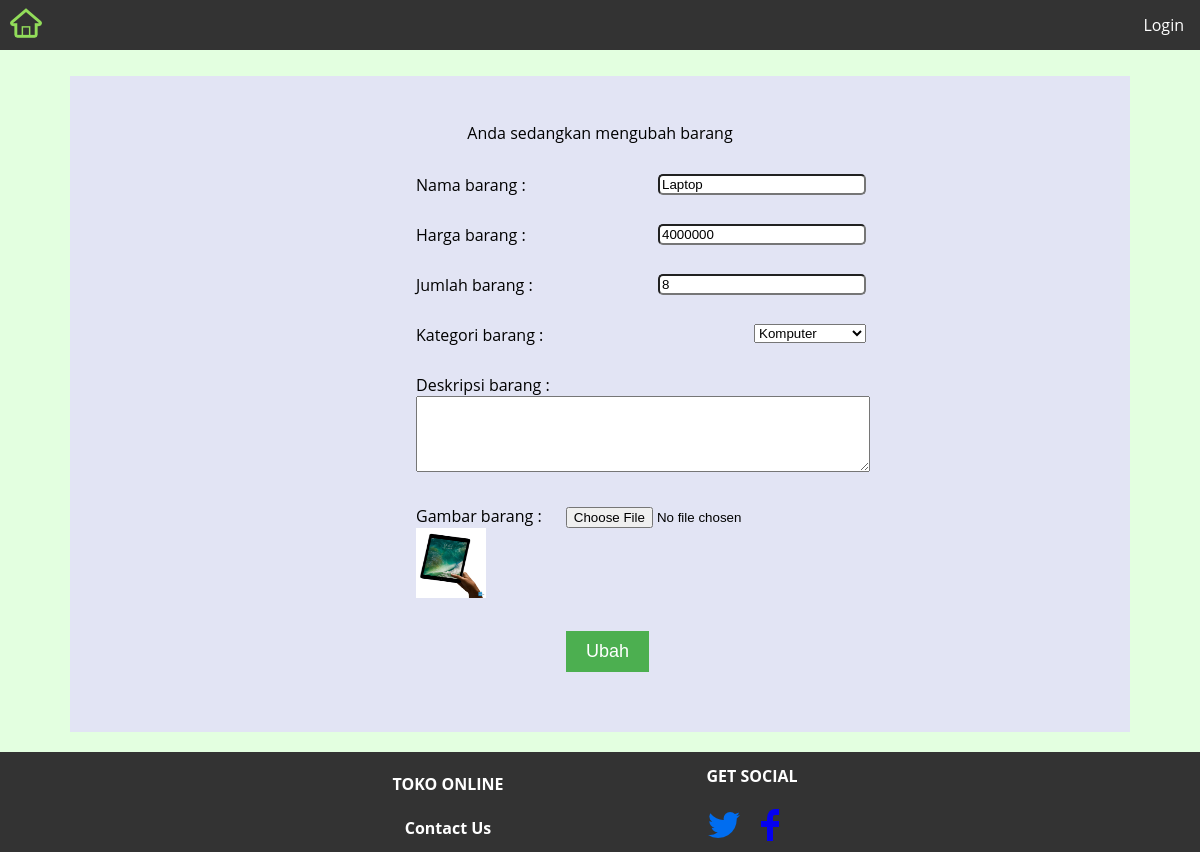
Page /admin_page_product_add.php?id=4 on the committed database.
### tables this page shows
CREATE TABLE `webprog_barang` (
  `barang_id` int(11) NOT NULL,
  `barang_nama` varchar(255) NOT NULL,
  `barang_harga` int(11) NOT NULL,
  `barang_kategori` int(11) NOT NULL,
  `barang_jumlah` int(11) NOT NULL,
  `barang_gambar` varchar(255) NOT NULL,
  `barang_tanggal_tambah` varchar(255) NOT NULL,
  `barang_keterangan` varchar(1024) NOT NULL
);

### admin_page_product_add.php (the view, shortened to what this page needs)
<?php
	include 'header.php';
?>
<section>
	<div class="admin-page admin">
		<form style="margin: auto; width: 1000px; text-align:center; " action="action.php" method="post" enctype="multipart/form-data">
			<?php
				if(isset($_GET['id']))
				{
					$data = getBarangByID($_GET['id']);
					?>
						<p>
							Anda sedangkan mengubah barang
						</p>
						<ul>
							<li>Nama barang : <input class="admin_form" type="text" id="nama_barang" name="nama_barang" required value="<?php echo $data->isi->nama;?>"/></li>
							<li>Harga barang : <input class="admin_form" type="number" id="harga_barang" name="harga_barang" min="0" required value="<?php echo $data->isi->harga;?>"/></li>
							<li>Jumlah barang : <input class="admin_form" type="number" id="jumlah_barang" name="jumlah_barang" required value="<?php echo $data->isi->jumlah;?>"/></li>
							<li>Kategori barang :
								<select style="float: right; margin-right: 50px;" name="kategori_barang" required>
									<?php
										getAllKategoriHTMLOption($data->isi->kategori);
									?>
								</select>
							</li>
							<li>
								Deskripsi barang : <br/>
								<textarea name="keterangan_barang" id="keterangan_barang" style="width: calc(100% - 32px - 20px); height: 70px;"><?php echo $data->isi->keterangan;?></textarea>
							</li>
							<li>
								Gambar barang : <input style="margin-left: 4%;" type="file" value="Upload gambar" name="gambar_barang">
								<br/>
								<img class='image-cover image-admin-barang' src='<?php echo $data->isi->gambar?>'/>
							</li>
							<li>
								<input style="margin-left: 30%;" class="btn" type="submit" value="Ubah">
							</li>
						</ul>
					<?php
				}
			?>
		</form>
	</div>
</section>
<?php
	include 'footer.php';
?>

### css/style.css (style rules this page uses)
body { margin-top: 4%; margin: auto; min-width: 700px; font-family:Open Sans, Tahoma, sans-serif, Arial; }
div#container, body { height: 100vh; width: 100%; }
section { margin-bottom: 20px; margin-top: 20px; min-height: calc(100vh - 56px - 100px - 40px); width: 100%; }
form ul { padding: 0px; }
input { max-width: 50%; }
.btn { background-color: #4CAF50; border: none; color: white; padding: 10px 20px; text-align: center; text-decoration: none; display: inline-block; font-size: 18px; }
.admin_form { display: block; width: 200px; float: right; margin-right: 50px; border-radius: 5px; }
div.admin-page { background-color: #E2E4F4; margin: auto; max-width: 1000px; padding: 30px; }
img.image-admin-barang { height: 70px; width: 70px; }
.admin form { border-radius: 12px; }
.admin form li { display: block; padding: 14px 16px; width: 50%; text-align: left; margin-left: 30%; margin-right: 30%; }

### rows in the picture
webprog_barang: nama_barang "Laptop", harga_barang "4000000", jumlah_barang "8", barang_gambar (picture)

### other values in the picture
form field kategori_barang "Komputer"
